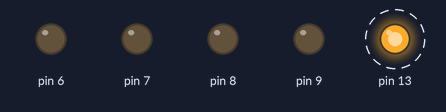
Bench run of a sketch on a simulated Arduino Uno, built with avr-gcc and run on an emulated ATmega328P. Parts: output pins drawn as LEDs (lit = HIGH). Dashed ring = blinking.

Above: at 0.5 s.
Timing chart, 0 to 4.6 s (numbered marks = the images above):
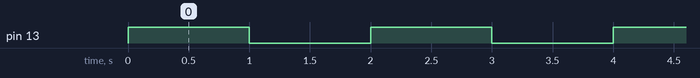

Measured:
- by itself, pin 13: alternates HIGH for 1.0 s and LOW for 1.0 s

The sketch:

Digital_Design_through_Arduino-2.ino
```cpp
int Z=0,Y=0,X=0,W=0;
int D,C,B,A;
void setup ()
{
pinMode ( 2 ,INPUT) ;
pinMode ( 3 ,INPUT) ;
pinMode ( 4 ,INPUT) ;
pinMode ( 5 ,INPUT) ;
pinMode ( 6,OUTPUT) ;
pinMode ( 7,OUTPUT) ;
pinMode ( 8,OUTPUT) ;
pinMode ( 9,OUTPUT) ;
pinMode (13,OUTPUT) ;
}
void loop ()
{
digitalWrite(13,1);
W=A;
X=B;
Y=C;
Z=D;
A=(!W&&!X&&Y&&!Y&&!Z) || (!W&&X&&!Y&&!Z) || (!W&&!X&&Y&&!Z) || (!W&&X&&Y&&!Z) || (!W&&!X&&!Y&&Z);
B=(W&&!X&&!Y&&!Z) || (!W&&X&&!Y&&!Z) || (W&&!X&&Y&&!Z) || (!W&&X&&Y&&!Z) ;
C=(W&&X&&!Y&&!Z) || (!W&&!X&&Y&&!Z) || (W&&!X&&Y&&!Z) || (!W&&X&&Y&&!Z) ;
D=(W&&X&&Y&&!Z) || (!W&&!X&&!Y&&Z) ;
digitalWrite(6 , A);
digitalWrite(7 , B);
digitalWrite(8 , C);
digitalWrite(9 , D);
delay(1000);
digitalWrite(13,0);
delay(1000);
}
```
